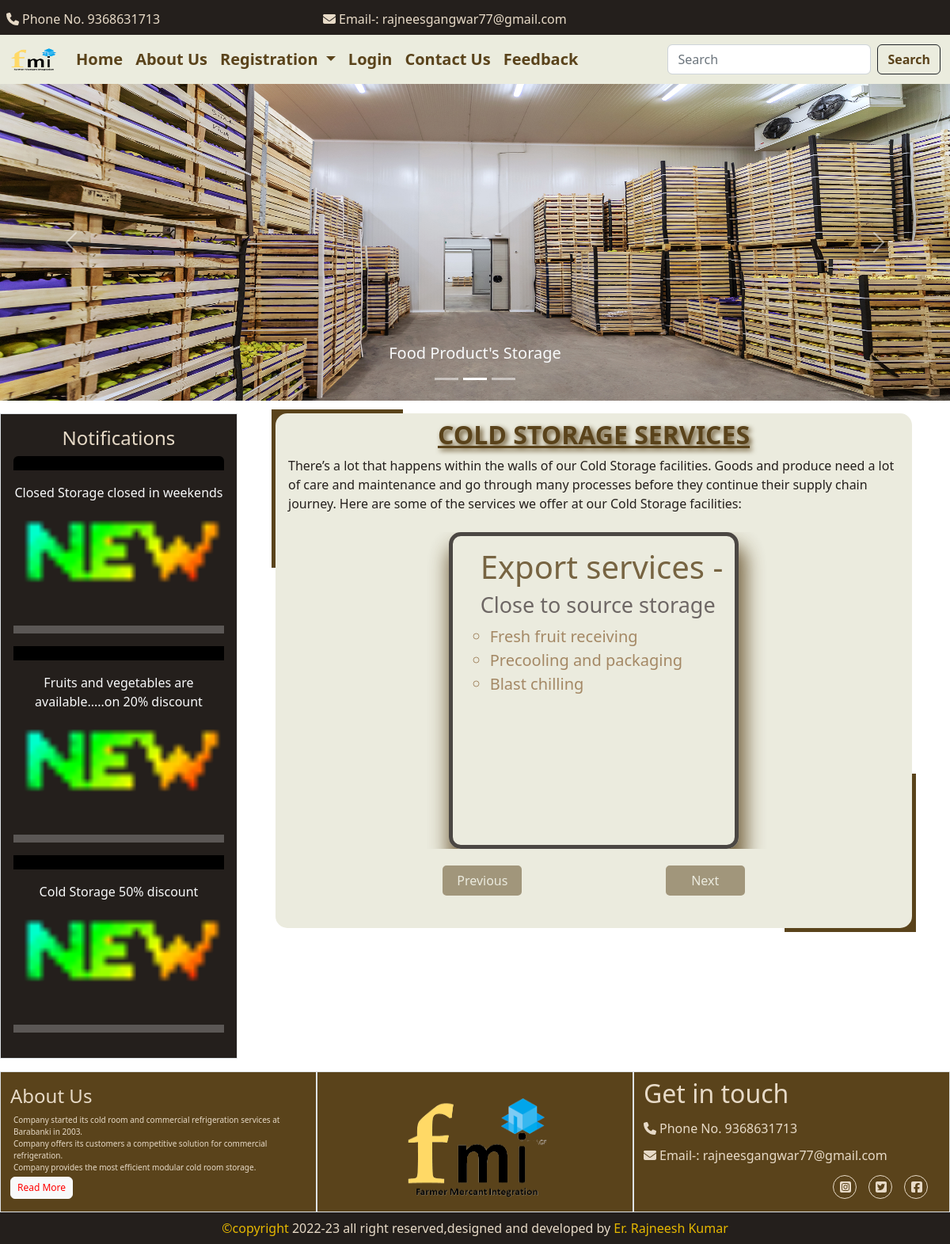
The page / on the database its author committed.
### adminapp/models.py (models this page shows)
class News(models.Model):
    newstext=models.TextField()
    newsdate=models.CharField(max_length=30)

### fmiapp/views.py (the view)
# urls.py: path('',views.index,name='index'),
def index(request):
    ns=News.objects.all()
    return render(request,'index.html',{'ns':ns})

### fmiapp/templates/index.html (shortened to what this page needs)
{% extends "base.html" %}
{% block body %}
<h2 class="  text-center m-0 mt-2 "  style="color:#5a431b; text-decoration:underline; font-weight:bolder; text-shadow:3px 3px 6px;">COLD STORAGE SERVICES</h2>
                <p class=" py-2 px-3 "  style="color:#241f1c; ">There’s a lot that happens within the walls of our Cold Storage facilities. Goods and produce need a lot of care and maintenance and go through many processes before they continue their supply chain journey. Here are some of the services we offer at our Cold Storage facilities:</p>
                            <div id="carouselExampleFade" class="carousel slide carousel-fade" data-bs-ride="carousel">
                                <div class="carousel-inner">
                                    <div class="carousel-item active d-flex justify-content-center" data-bs-interval="200000">
                                        <div class="service hoverclass">
                                            <h4>Export services -</h4>
                                            <h6> Close to source storage</h6>
                                            <ul type="circle">
                                                <li>Fresh fruit receiving</li>
                                                <li>Precooling and packaging</li>
                                                <li>Blast chilling</li>
                                            </ul>
                                        </div>
                                    </div>
                                </div>
                                <button class="carousel-control-prev btn1 " type="button"
                                    data-bs-target="#carouselExampleFade" data-bs-slide="prev">
                                    <span
                                        style=" width:100px;border:2px solid #5a431b;; border-radius:5px; padding:5px; background-color:#5a431b;color:#ebebde;">Previous</span>
                                </button>
                                <button class="carousel-control-next btn2" type="button"
                                    data-bs-target="#carouselExampleFade" data-bs-slide="next">
                                    <span
                                        style=" width:100px;border:2px solid #5a431b;; border-radius:5px; padding:5px; background-color:#5a431b;color:#ebebde;">Next</span>
                                </button>
                        </div>
{% endblock body%}

### fmiapp/templates/base.html (shortened to what this page needs)
<!DOCTYPE html>
<html lang="en" xmlns="http://www.w3.org/1999/html">
{% load static %}
<head>
    <link href="{% static 'css/bootstrap.css' %}" rel="stylesheet"/>
    <link href="{% static 'fontawesomefree/css/all.min.css' %}" rel="stylesheet" type="text/css">
</head>
<body>
<div class="container-fluid">
      <div class="row " style="background-color:#241f1c; color:white;" >
        <div class="col-sm-4 p-2 rt"  style="color:#e7dac7;"><i class="fa-solid fa-phone mt-2 me-1" ></i>Phone No. 9368631713</div>
        <div class="col-sm-4 p-2 " style="color:#e7dac7;"><i class="fa-solid fa-envelope mt-2 me-1"></i>Email-: rajneesgangwar77@gmail.com</div>
        <div class="col-sm-4 " style="color:#e7dac7;">
        </div>
      </div>
    <div class="row ">
        <div class="col-sm-12 p-0 fs-5 text fw-bolder">
          <nav class="navbar navbar-expand-md" style="background-color:#ebecde; ">
            <div class="container-fluid">
        <a class="navbar-brand" href="#"><img src="{% static 'images/fmi3.png' %}" width="60px" height="30px"/></a>
              <div class="collapse navbar-collapse" id="navbarSupportedContent">
                <ul class="navbar-nav me-auto mb-2 mb-lg-0">
                  <li class="nav-item">
                    <a class="nav-link active " aria-current="page" href="{% url 'index' %}" style="color:#5a431b;">Home</a>
                  </li>
                  <li class="nav-item">
                    <a class="nav-link " href="{% url 'about' %}" style="color:#5a431b;">About Us</a>
                  </li>
                  <li class="nav-item dropdown">
                    <a class="nav-link dropdown-toggle " href="#" role="button" data-bs-toggle="dropdown" aria-expanded="false" style="color:#5a431b;">
                      Registration
                    </a>
                  </li>
                  <li class="nav-item ">
                    <a class="nav-link " style="color:#5a431b;" data-bs-toggle="modal" data-bs-target="#mymodal" >Login
                    </a>
                  </li>
                  <li class="nav-item">
                    <a class="nav-link " href="{% url 'contact' %}" style="color:#5a431b;">Contact Us</a>
                  </li>
                       <li class="nav-item">
                  <a class="nav-link " href="{% url 'feedback' %}" style="color:#5a431b;">Feedback</a>
                  </li>
                </ul>
                <form class="d-flex" role="search">
                  <input class="form-control me-2 " type="search" placeholder="Search" aria-label="Search">
                    <button class="btn btn-outline-dark" type="submit"><span style="color:#5a431b; font-weight:bolder;">Search</span></button>
                </form>
              </div>
            </div>
          </nav>
          </div>
        </div>
<div class="row">
  <div class="col-sm-12 p-0">
<div id="carouselExampleDark" class="carousel carousel-light slide" data-bs-ride="carousel">
  <div class="carousel-indicators">
    <button type="button" data-bs-target="#carouselExampleDark" data-bs-slide-to="0" class="active" aria-current="true" aria-label="Slide 1"></button>
    <button type="button" data-bs-target="#carouselExampleDark" data-bs-slide-to="1" aria-label="Slide 2"></button>
    <button type="button" data-bs-target="#carouselExampleDark" data-bs-slide-to="2" aria-label="Slide 3"></button>
  </div>
  <div class="carousel-inner">
    <div class="carousel-item" data-bs-interval="2000">
        <img src="{% static 'images/coldstorage.jpg' %}" class="d-block w-100" alt="..." height="400px">
      <div class="carousel-caption d-none d-md-block">
        <h5 class="text-light">Food Product's Storage</h5>
      </div>
    </div>
  </div>
  <button class="carousel-control-prev" type="button" data-bs-target="#carouselExampleDark" data-bs-slide="prev">
    <span class="carousel-control-prev-icon" aria-hidden="true"></span>
  </button>
  <button class="carousel-control-next" type="button" data-bs-target="#carouselExampleDark" data-bs-slide="next">
    <span class="carousel-control-next-icon" aria-hidden="true"></span>
  </button>
</div>
  </div>
</div>
            <div class="row mt-3"  >
                <div class="col-sm-3 border p-3 " style="background-color:#241f1c;">
                    <div class=" text-light text-center">
                        <h4 style="color:#e7dac7;">Notifications</h4>
                        <div class="list-group  ">
                            {% for n in ns %}
  <p class="list-group-item list-group-item-action text-light" aria-current="true" style="background-color:black; color:#ff9900;">
      <marquee direction="" onmouseover="stop()" onmouseout="start()">{{n.newstext}}</marquee><img src="{% static 'images/newicon.gif' %}">
  </p><hr style="background-color:white; height:10px;"/>
                            {% endfor %}
</div>
                    </div>
                </div>
              <div class="col-sm-9 px-5" >
<div class="container-fluid p-0 skewbox" style=" min-height:650px; background-color:#ebebde; border-radius:15px;">
    <div class="row">
        <div class="col-sm-12">
                  {% block body %}
                  {% endblock body %}
        </div>
    </div>
              </div>
              </div>
            </div>
     <div class="row  mt-3 " style="background-color:#5a431b;" >
         <div class="col-sm-4 border text-left py-3"> <h4><a href="{% url 'about' %}" style="text-decoration:none; color:#e7dac7;">About Us</a></h4>
    <p class="m-1" style="font-size:10px; color:#e7dac7;">  Company started its cold room and commercial refrigeration services at Barabanki in 2003.<br/> Company offers its customers a competitive solution for commercial refrigeration.<br/> Company provides the most efficient modular cold room storage.</p>
     <button type="button" class="btn btn-light text-danger"
        style="--bs-btn-padding-y: .25rem; --bs-btn-padding-x: .5rem; --bs-btn-font-size: .75rem;">
 <a href="{% url 'about' %}" style="text-decoration:none;color:red;">  Read More</a>
    </button></div>
         <div class="col-sm-4 border text-center pt-4"> <img src="{% static 'images/fmi3.png' %}" height="150px" width="200px" class="p-2"></div>
         <div class="col-sm-4 border"> <h2 class="mt-2"><a href="{% url 'contact' %}" style="text-decoration:none;color:#e7dac7;">Get in touch</a></h2>
             <h6><i class="fa-solid fa-phone mt-2 me-1" style="text-decoration:none;color:#e7dac7;"></i><span style="text-decoration:none;color:#e7dac7;">Phone No. 9368631713</span></h6>
             <h6><i class="fa-solid fa-envelope mt-2 me-1" style="text-decoration:none;color:#e7dac7;"></i><span style="text-decoration:none;color:#e7dac7;">Email-: rajneesgangwar77@gmail.com</span></h6>
      <a href="#">    <div class="ico d-flex align-items-center mb-2" style="border-color:#e7dac7;"><i class="fa-brands fa-square-facebook px-2" style="color:#e7dac7;"></i></div></a>
      <a href="#">     <div class="ico d-flex align-items-center mb-2" style="border-color:#e7dac7;"><i class="fa-brands fa-square-twitter px-2" style="color:#e7dac7;"></i></div></a>
       <a href="#">    <div class="ico d-flex align-items-center mb-2" style="border-color:#e7dac7;"><i class="fa-brands fa-square-instagram px-2" style="color:#e7dac7;"></i></div></a>
</div>
  </div>
  <div class="row " style="background-color:#241f1c;">
    <div  class="col-sm-12 text-center text-light p-2">
        <span style="color:#e6b800"> &copy;copyright</span><span style="color:#e7dac7;"> 2022-23 all right reserved,designed and developed by </span><span style="color:#e6b800">Er. Rajneesh Kumar</span>
    </div>
  </div>
</div>
</body>
</html>

### rows shown on the page
News: newstext "Closed Storage closed in weekends"
News: newstext "Fruits and vegetables are available.....on 20% discount"
News: newstext "Cold Storage 50% discount"
